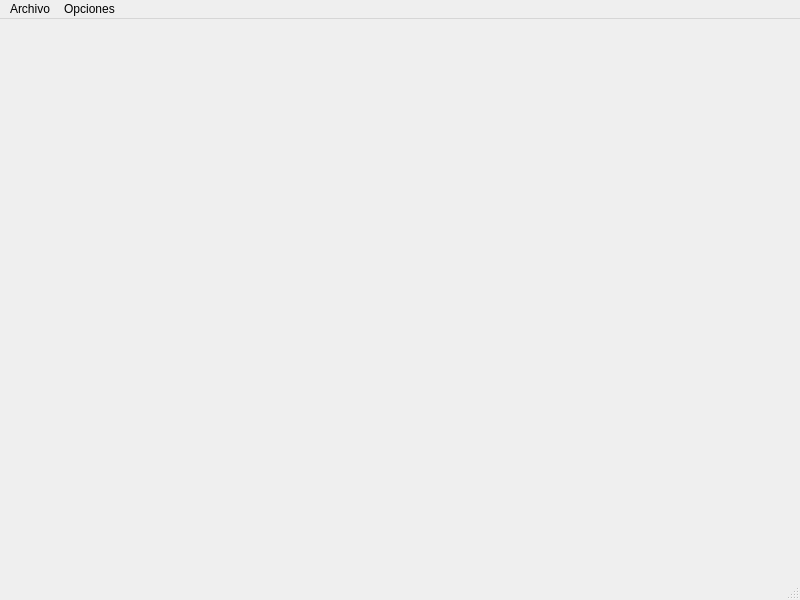
<?xml version="1.0" encoding="UTF-8"?>
<ui version="4.0">
 <class>MainWindow</class>
 <widget class="QMainWindow" name="MainWindow">
  <property name="geometry">
   <rect>
    <x>0</x>
    <y>0</y>
    <width>800</width>
    <height>600</height>
   </rect>
  </property>
  <property name="windowTitle">
   <string>MainWindow</string>
  </property>
  <widget class="QWidget" name="centralwidget"/>
  <widget class="QMenuBar" name="menubar">
   <property name="geometry">
    <rect>
     <x>0</x>
     <y>0</y>
     <width>800</width>
     <height>21</height>
    </rect>
   </property>
   <widget class="QMenu" name="menuOpciones">
    <property name="title">
     <string>Opciones</string>
    </property>
    <widget class="QMenu" name="menuDefinir">
     <property name="title">
      <string>Definir</string>
     </property>
     <addaction name="action_Materiales"/>
     <addaction name="action_BoundaryCond"/>
     <addaction name="actionDefinir_Termino_Fuente"/>
     <addaction name="actionDefinir_Perfil_inicial"/>
     <addaction name="actionDefinir_Velocidad_inicial"/>
    </widget>
    <addaction name="menuDefinir"/>
    <addaction name="action_Asignar_materiales"/>
    <addaction name="actionFrame_number"/>
   </widget>
   <widget class="QMenu" name="menuArchivo">
    <property name="title">
     <string>Archivo</string>
    </property>
    <addaction name="action_Importar_malla"/>
    <addaction name="action_Solucionar"/>
    <addaction name="action_Salir"/>
   </widget>
   <addaction name="menuArchivo"/>
   <addaction name="menuOpciones"/>
  </widget>
  <widget class="QStatusBar" name="statusbar"/>
  <action name="action_BoundaryCond">
   <property name="text">
    <string>Condiciones de Frontera</string>
   </property>
   <property name="shortcut">
    <string>Ctrl+B</string>
   </property>
  </action>
  <action name="action_Importar_malla">
   <property name="text">
    <string>Importar malla</string>
   </property>
   <property name="shortcut">
    <string>Ctrl+O</string>
   </property>
  </action>
  <action name="actionDefinir_Termino_Fuente">
   <property name="text">
    <string>Término Fuente</string>
   </property>
   <property name="shortcut">
    <string>Ctrl+F</string>
   </property>
  </action>
  <action name="action_Salir">
   <property name="text">
    <string>Salir</string>
   </property>
   <property name="shortcut">
    <string>Ctrl+Q</string>
   </property>
  </action>
  <action name="action_Asignar_materiales">
   <property name="text">
    <string>Asignar Materiales</string>
   </property>
   <property name="shortcut">
    <string>Ctrl+Shift+M</string>
   </property>
  </action>
  <action name="action_Solucionar">
   <property name="text">
    <string>Solucionar</string>
   </property>
   <property name="shortcut">
    <string>Ctrl+Shift+S</string>
   </property>
  </action>
  <action name="actionDefinir_Perfil_inicial">
   <property name="text">
    <string>Perfil inicial</string>
   </property>
   <property name="shortcut">
    <string>Ctrl+I</string>
   </property>
  </action>
  <action name="actionDefinir_Velocidad_inicial">
   <property name="text">
    <string>Velocidad inicial</string>
   </property>
   <property name="shortcut">
    <string>Ctrl+V</string>
   </property>
  </action>
  <action name="action_Materiales">
   <property name="text">
    <string>Materiales</string>
   </property>
   <property name="shortcut">
    <string>Ctrl+M</string>
   </property>
  </action>
  <action name="actionFrame_number">
   <property name="text">
    <string>Numero de Frames a mostrar</string>
   </property>
  </action>
 </widget>
 <resources/>
 <connections/>
</ui>
